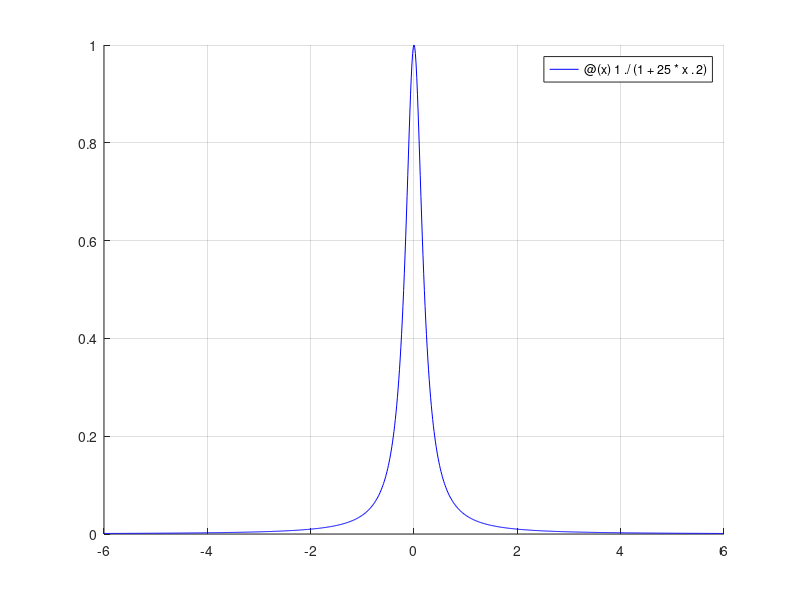

MATLAB code for this plot: (Note: this script raises an error after producing the figure.)
%Soluzione esercizio 9 capitolo 4
f = @(x) 1./(1+25 * x.^2); %funzione di Runge
a = -6;
b = 6;
n = 2;
xi = [];
err = zeros(20,1);
constLeb = zeros(20,1);
i = 1;
hold on;
grid on;
x = linspace(a,b);
fplot(f, [a,b], 'b','Markersize', 7);
while n <= 40
    xi = linspace(a,b,n+1);
    fi = f(xi);
    y = lagrange(xi,fi,x);
    err(i) = norm(f(x)-y, inf);
    constLeb(i) = computeLeb(xi);
    plot(x,y);
    n = n+2;
    i = i+1; 
end
legend({'Runge','2','4','6','8','10','12','14','16','18','20','22','24','26','28','30','32','34','36','38','40'},'Location','south');
hold off